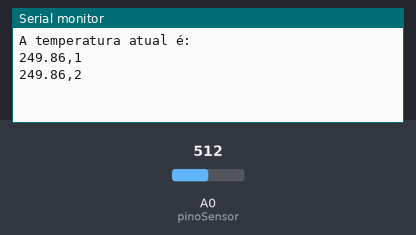
This sketch was run on a simulated Arduino Uno, built with avr-gcc and run on an emulated ATmega328P. Parts: the last lines printed to the serial monitor. Inputs (shaded band) come from the test bench; at power-on: A0 (pinoSensor) = 512.

Above: at 1.8 s.
1.9 s: A0 (pinoSensor) set to 716
At 2.8 s:
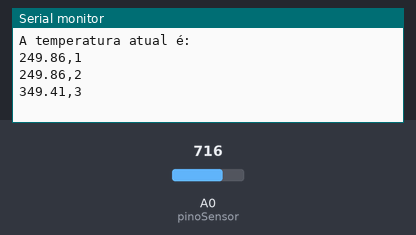
3.4 s: A0 (pinoSensor) set to 900
At 4.8 s:
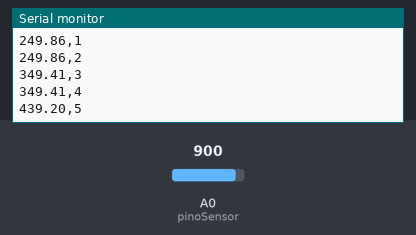
Timing chart, 0 to 6.4 s (numbered marks = the images above; inputs shaded):
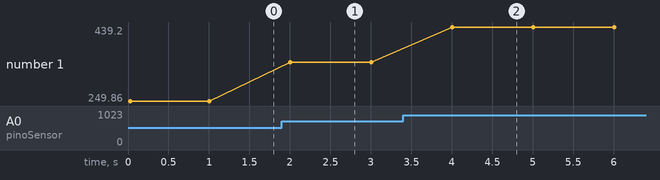

The sketch:

codigo_arduino.ino
```cpp
int pinoSensor = 0; // Saída do sensor na A0.
int valorLido = 0; //Varíavel auxiliar.
float temperatura = 0; //Variável que armazenará a temperatura lida
int linha =0; //variavel que se refere as linhas do excel

void setup() {//Função que será executada uma
Serial.begin(9600); //Inicia a comunicação serial 9600 bauds.
Serial.println("A temperatura atual é:"); //mostrar temperatura atual
}
void loop() {//Função que será executada continuamente.
valorLido = analogRead(pinoSensor);//Leitura analógica da porta A0
temperatura = (valorLido * 0.00488);// 5 volts/ 1023 = 0,0048 precisão do A/D
temperatura = temperatura * 100;// converte milivolts para celsius - cada 10mV == 1 grau C
linha++;//incrementa linha para que a leitura pule linha
Serial.print(temperatura);
Serial.print(",");
Serial.println(linha);

if(linha > 100)// loop para limitar a qte de dados
{
  linha = 0;
  Serial.println("ROW,SET,2");//alimentação das linhas sempre com os dados iniciados
  }
  delay(1000); //Tempo 10 milisegundos
  }
```

Measured:
- after the input at 1.9 s, the serial monitor: prints a new line after 0.10 s (image 1)
- after the input at 3.4 s, the serial monitor: prints a new line after 0.60 s (image 2)
- plotted number 1: 249.86 → 349.41 after the input at 1.9 s, 349.41 → 439.2 after the input at 3.4 s
